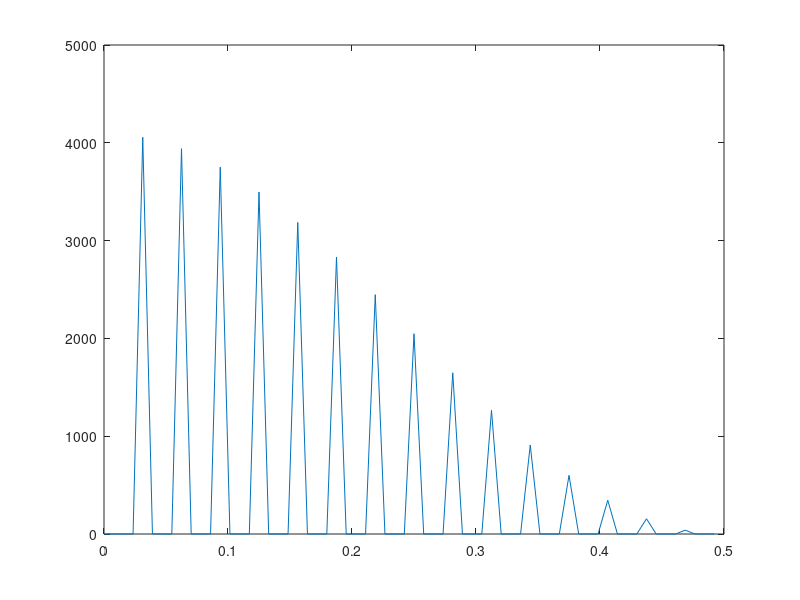

Source code (MATLAB):
N = 128;
tau = 1; % Time increment
t = (0:(N-1))*tau;
fNy = 1/(2*tau); % Nyquist frequency 
df = fNy/16;
y = zeros(1,N);
ya = zeros(1,N);
for freq=df:df:fNy
  y = y + sin(2*pi*t*freq);
end
ya(1:N-1) = 0.5*(y(1:N-1) + y(2:N) );
ya(N) = 0.5*(y(N) + y(1));

yt=fft(y);
yat=fft(ya);
f=(0:N/2-1)/(N*tau);
spect=abs(yt(1:N/2)).^2;
specta=abs(yat(1:N/2)).^2;
plot(f,specta)